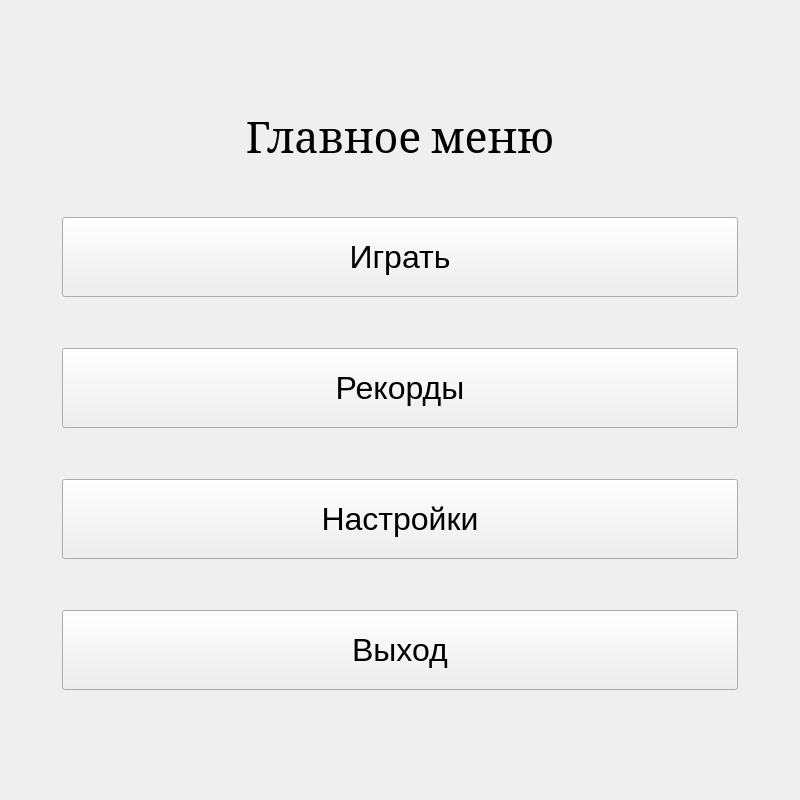
<?xml version="1.0" encoding="UTF-8"?>
<ui version="4.0">
 <class>MainMenu</class>
 <widget class="QMainWindow" name="MainMenu">
  <property name="geometry">
   <rect>
    <x>0</x>
    <y>0</y>
    <width>800</width>
    <height>800</height>
   </rect>
  </property>
  <property name="windowTitle">
   <string>MainMenu</string>
  </property>
  <widget class="QWidget" name="centralWidget">
   <layout class="QGridLayout" name="gridLayout">
    <item row="1" column="2">
     <spacer name="horSpacerMainRight">
      <property name="orientation">
       <enum>Qt::Horizontal</enum>
      </property>
      <property name="sizeType">
       <enum>QSizePolicy::Fixed</enum>
      </property>
      <property name="sizeHint" stdset="0">
       <size>
        <width>40</width>
        <height>20</height>
       </size>
      </property>
     </spacer>
    </item>
    <item row="0" column="1">
     <spacer name="vertSpacerMainTop">
      <property name="orientation">
       <enum>Qt::Vertical</enum>
      </property>
      <property name="sizeType">
       <enum>QSizePolicy::Fixed</enum>
      </property>
      <property name="sizeHint" stdset="0">
       <size>
        <width>20</width>
        <height>40</height>
       </size>
      </property>
     </spacer>
    </item>
    <item row="1" column="0">
     <spacer name="horSpacerMainLeft">
      <property name="orientation">
       <enum>Qt::Horizontal</enum>
      </property>
      <property name="sizeType">
       <enum>QSizePolicy::Fixed</enum>
      </property>
      <property name="sizeHint" stdset="0">
       <size>
        <width>40</width>
        <height>20</height>
       </size>
      </property>
     </spacer>
    </item>
    <item row="1" column="1">
     <widget class="QWidget" name="internalWidget" native="true">
      <layout class="QGridLayout" name="gridLayout_2">
       <item row="0" column="0">
        <widget class="QLabel" name="labelMainMenu">
         <property name="sizePolicy">
          <sizepolicy hsizetype="Preferred" vsizetype="Fixed">
           <horstretch>0</horstretch>
           <verstretch>0</verstretch>
          </sizepolicy>
         </property>
         <property name="font">
          <font>
           <family>Cambria</family>
           <pointsize>32</pointsize>
          </font>
         </property>
         <property name="text">
          <string>Главное меню</string>
         </property>
         <property name="alignment">
          <set>Qt::AlignCenter</set>
         </property>
        </widget>
       </item>
       <item row="2" column="0">
        <widget class="QPushButton" name="phbRecords">
         <property name="minimumSize">
          <size>
           <width>84</width>
           <height>80</height>
          </size>
         </property>
         <property name="font">
          <font>
           <pointsize>24</pointsize>
          </font>
         </property>
         <property name="cursor">
          <cursorShape>PointingHandCursor</cursorShape>
         </property>
         <property name="text">
          <string>Рекорды</string>
         </property>
        </widget>
       </item>
       <item row="3" column="0">
        <widget class="QPushButton" name="phbSettings">
         <property name="sizePolicy">
          <sizepolicy hsizetype="Minimum" vsizetype="Fixed">
           <horstretch>0</horstretch>
           <verstretch>0</verstretch>
          </sizepolicy>
         </property>
         <property name="minimumSize">
          <size>
           <width>84</width>
           <height>80</height>
          </size>
         </property>
         <property name="font">
          <font>
           <pointsize>24</pointsize>
          </font>
         </property>
         <property name="cursor">
          <cursorShape>PointingHandCursor</cursorShape>
         </property>
         <property name="text">
          <string>Настройки</string>
         </property>
        </widget>
       </item>
       <item row="1" column="0">
        <widget class="QPushButton" name="phbPlay">
         <property name="minimumSize">
          <size>
           <width>84</width>
           <height>80</height>
          </size>
         </property>
         <property name="font">
          <font>
           <pointsize>24</pointsize>
          </font>
         </property>
         <property name="cursor">
          <cursorShape>PointingHandCursor</cursorShape>
         </property>
         <property name="text">
          <string>Играть</string>
         </property>
         <property name="iconSize">
          <size>
           <width>16</width>
           <height>16</height>
          </size>
         </property>
        </widget>
       </item>
       <item row="4" column="0">
        <widget class="QPushButton" name="phbExit">
         <property name="minimumSize">
          <size>
           <width>84</width>
           <height>80</height>
          </size>
         </property>
         <property name="font">
          <font>
           <pointsize>24</pointsize>
           <stylestrategy>PreferDefault</stylestrategy>
          </font>
         </property>
         <property name="cursor">
          <cursorShape>PointingHandCursor</cursorShape>
         </property>
         <property name="text">
          <string>Выход</string>
         </property>
        </widget>
       </item>
      </layout>
     </widget>
    </item>
    <item row="2" column="1">
     <spacer name="vertSpacerMainBotton">
      <property name="orientation">
       <enum>Qt::Vertical</enum>
      </property>
      <property name="sizeType">
       <enum>QSizePolicy::Fixed</enum>
      </property>
      <property name="sizeHint" stdset="0">
       <size>
        <width>20</width>
        <height>40</height>
       </size>
      </property>
     </spacer>
    </item>
   </layout>
  </widget>
 </widget>
 <layoutdefault spacing="6" margin="11"/>
 <resources/>
 <connections/>
</ui>
